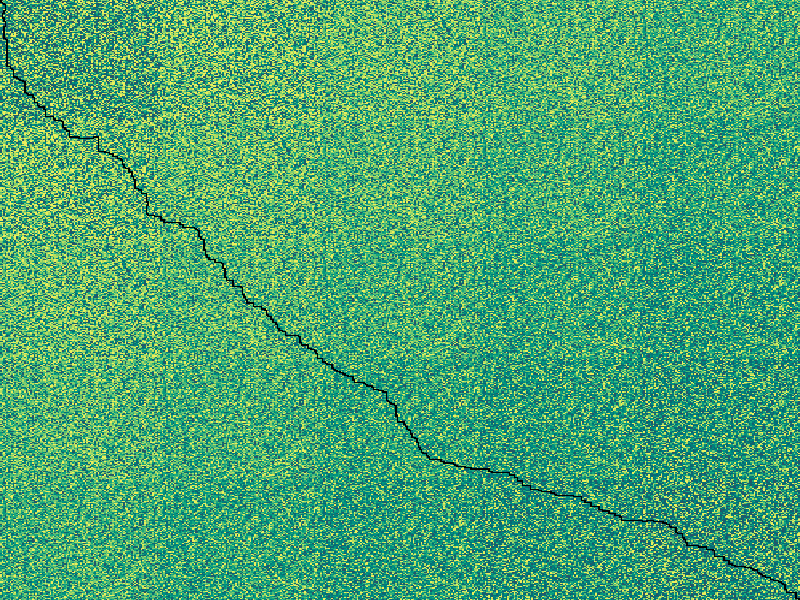

Recreate this plot in R.
library(igraph)
map <- apply(do.call(rbind,strsplit(readLines("input15.txt"),"")),2,as.integer)
all_coords <- expand.grid(1:100,1:100)
neighbours <- function(x){
  coords <- rbind(c(x[1]-1,x[2]),
                  c(x[1]+1,x[2]),
                  c(x[1],x[2]-1),
                  c(x[1],x[2]+1))
  coords <- coords[!coords[,1]%in%c(0,101)&!coords[,2]%in%c(0,101),]
  ids <- apply(coords,1,function(z)which(all_coords[,1]==z[1]&all_coords[,2]==z[2]))
  id <- which(all_coords[,1]==x[1]&all_coords[,2]==x[2])
  res <- cbind(id,ids,apply(coords,1,function(z)map[z[1],z[2]]))
  res <- as.data.frame(res)
  colnames(res)<-c("from","to","value")
  res
}
nb <- do.call(rbind,apply(all_coords,1,neighbours))
g <- graph_from_edgelist(as.matrix(nb[,1:2]))
E(g)$weight <- nb$value
distances(g,1,nrow(map)*ncol(map),mode="out")
#540

MAP <- matrix(NA,nrow=500,ncol=500)
# I know, I know, it's insanely ugly :)
MAP[1:100,1:100]<-map
m <- map+1
m[m==10]<-1
MAP[101:200,1:100]<-m
MAP[1:100,101:200]<-m
m <- m+1
m[m==10]<-1
MAP[201:300,1:100]<-m
MAP[101:200,101:200]<-m
MAP[1:100,201:300]<-m
m <- m+1
m[m==10]<-1
MAP[301:400,1:100]<-m
MAP[201:300,101:200]<-m
MAP[101:200,201:300]<-m
MAP[1:100,301:400]<-m
m <- m+1
m[m==10]<-1
MAP[401:500,1:100]<-m
MAP[301:400,101:200]<-m
MAP[201:300,201:300]<-m
MAP[101:200,301:400]<-m
MAP[1:100,401:500]<-m
m <- m+1
m[m==10]<-1
MAP[401:500,101:200]<-m
MAP[301:400,201:300]<-m
MAP[201:300,301:400]<-m
MAP[101:200,401:500]<-m
m <- m+1
m[m==10]<-1
MAP[401:500,201:300]<-m
MAP[301:400,301:400]<-m
MAP[201:300,401:500]<-m
m <- m+1
m[m==10]<-1
MAP[401:500,301:400]<-m
MAP[301:400,401:500]<-m
m <- m+1
m[m==10]<-1
MAP[401:500,401:500]<-m

g <- as.directed(make_lattice(c(nrow(MAP), ncol(MAP))),mode = 'mutual')
E(g)$weight <- MAP[get.edgelist(g)[, 2]]
distances(g,"1",nrow(MAP)*ncol(MAP),mode="out")
#2879

#Visualization
par(mar=c(0,0,0,0))
image(seq_len(500),seq_len(500),MAP,col=rev(hcl.colors(9,"ag_GrnYl")),ylim=c(nrow(MAP),1))
path <- matrix(NA,nrow=500,ncol=500)
path[as.integer(el(shortest_paths(g,"1",nrow(MAP)*ncol(MAP),mode="out")$vpath))]<-1
image(seq_len(500),seq_len(500),path,breaks=c(0,1),col=c("black"),add=TRUE)
